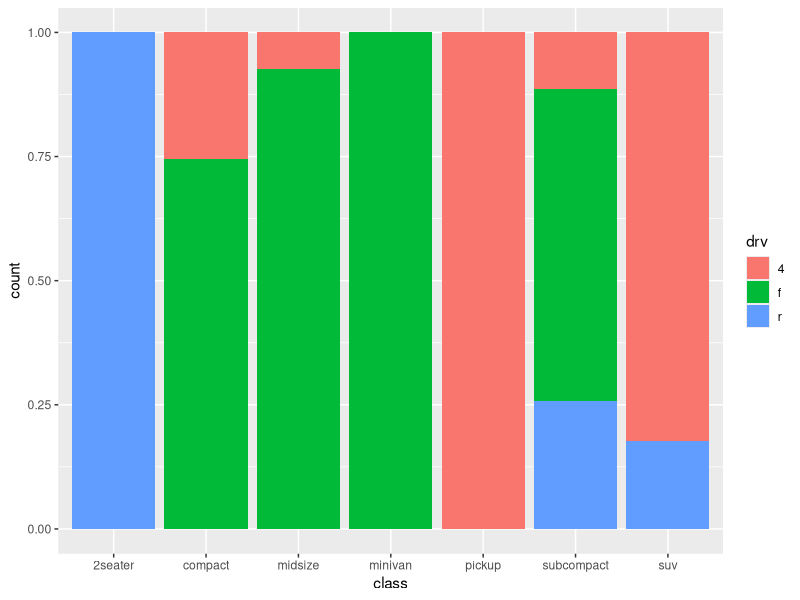

Write R code to recreate this figure.
library(ggplot2)
df <- mpg

pl <- ggplot(df, aes(x=class))

pl <- pl + geom_bar(aes(fill=drv),position = 'fill')

print(pl)